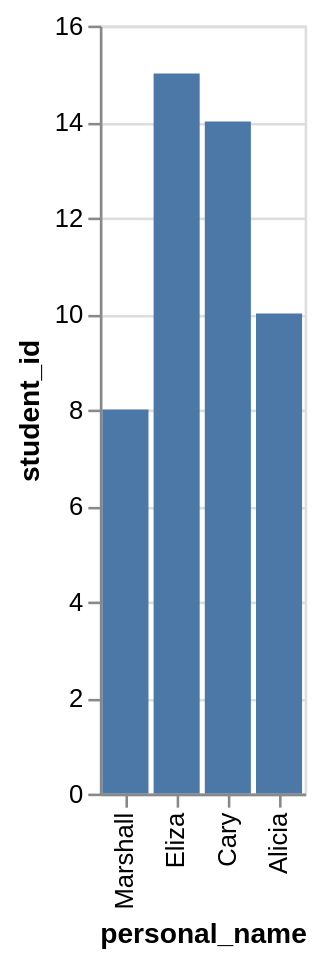

The Vega-Lite source for this figure:
### Vega-Lite specification from a JSON file in a GitHub repository (floating-point values rounded to 4 significant figures)
{"data": {"values": [{"x_data": "Marshall", "y_data": 8}, {"x_data": "Alicia", "y_data": 10}, {"x_data": "Cary", "y_data": 14}, {"x_data": "Eliza", "y_data": 15}]}, "mark": "bar", "encoding": {"x": {"field": "x_data", "type": "nominal", "title": "personal_name", "sort": "descending"}, "y": {"field": "y_data", "type": "quantitative", "title": "student_id"}}}
